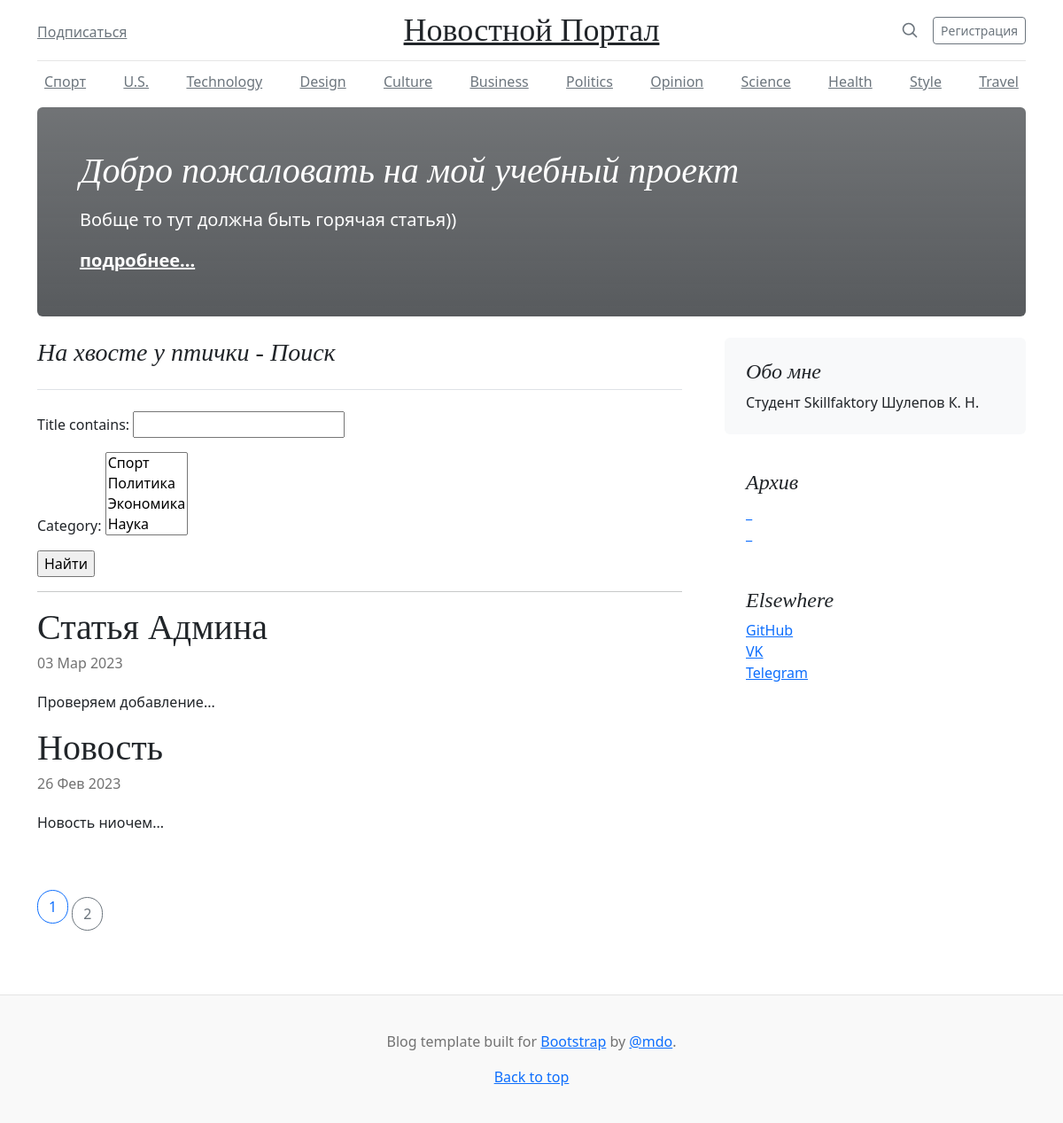
Page /news/search on the earlier database version.
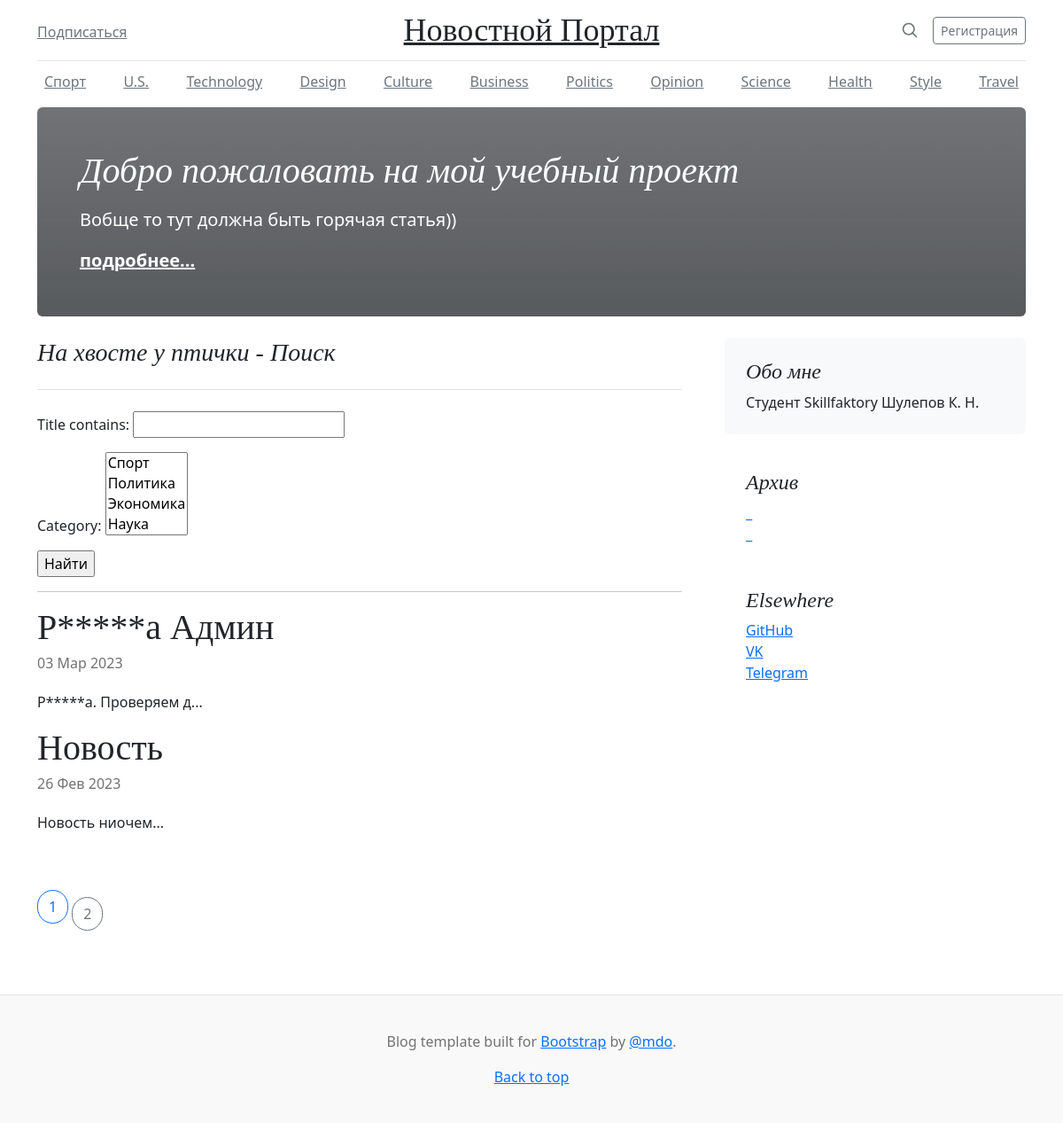
Same page on the later database version.
### newsapp/models.py (models this page shows, shortened)
class Post(models.Model):
    article = 'AR'
    news = 'NE'
    TYPE = ((article, 'статья'), (news, 'новость'))
    type = models.CharField(max_length=2, choices=TYPE, default=news)
    post_date = models.DateTimeField(auto_now_add=True)
    title = models.CharField(max_length=128)
    post_text = models.TextField()
    post_rate = models.IntegerField(default=0)
    author = models.ForeignKey(Author, on_delete=models.CASCADE)
    category = models.ManyToManyField(Category, through='PostCategory')
    def preview(self):
        return f"{self.post_text[:20]}..."

### newsapp/views.py (the view)
# urls.py: path('search', Search.as_view(), name='search'),
class Search(PostsList):
    template_name = 'search.html'

### newsapp/models.py (called while the page is built)
    def __str__(self):
        return f"{self.category_name}"

### newsapp/templatetags/filters.py (called while the page is built)
@register.filter()
def censor(text):
    if type(text) is not str:
        raise TypeError(f"фильтр не может принять  {type(text)}, только <str>")
    for word in BAD_WORDS:
        if word in text:
            text = text.replace(word, (word[0] + ("*" * (len(word) - 1))))
    return text

### newsapp/views.py (called while the page is built)
    def get_queryset(self):
        queryset = super().get_queryset()
        self.filterset = PostFilter(self.request.GET, queryset)
        return self.filterset.qs

    def get_context_data(self, **kwargs):
        context = super().get_context_data(**kwargs)
        context['filterset'] = self.filterset
        return context

### templates/search.html (shortened to what this page needs)
{% extends 'news.html' %}
{% block amount2 %}
    Поиск
{% endblock amount2 %}
{% block search %}
   <form action="" method="get">
       {{ filterset.form.as_p }}
       <input type="submit" value="Найти" />
   </form>
<hr>
{% endblock search %}

### templates/news.html (shortened to what this page needs)
{% extends 'flatpages/default.html' %}
{% load filters %}
{% if posts %}
    {% block content %}
        {% block search %}{% endblock search %}
        {% for post in posts %}
        <h2 class="blog-post-title mb-1">{{post.title |censor }}</h2>
        <p class="blog-post-meta">{{post.post_date  |date:'d M Y'}}</p>
        <p> {{post.preview |censor }} </p>
        {% endfor %}
    {% endblock content %}
{% else %}
    <h2>Нет статей</h2>
{% endif %}

Differences in the rows shown:
changed Post: title|censor "Статья Админа" → "Р*****а Админ"; preview|censor "Проверяем добавление..." → "Р*****а. Проверяем д..."
